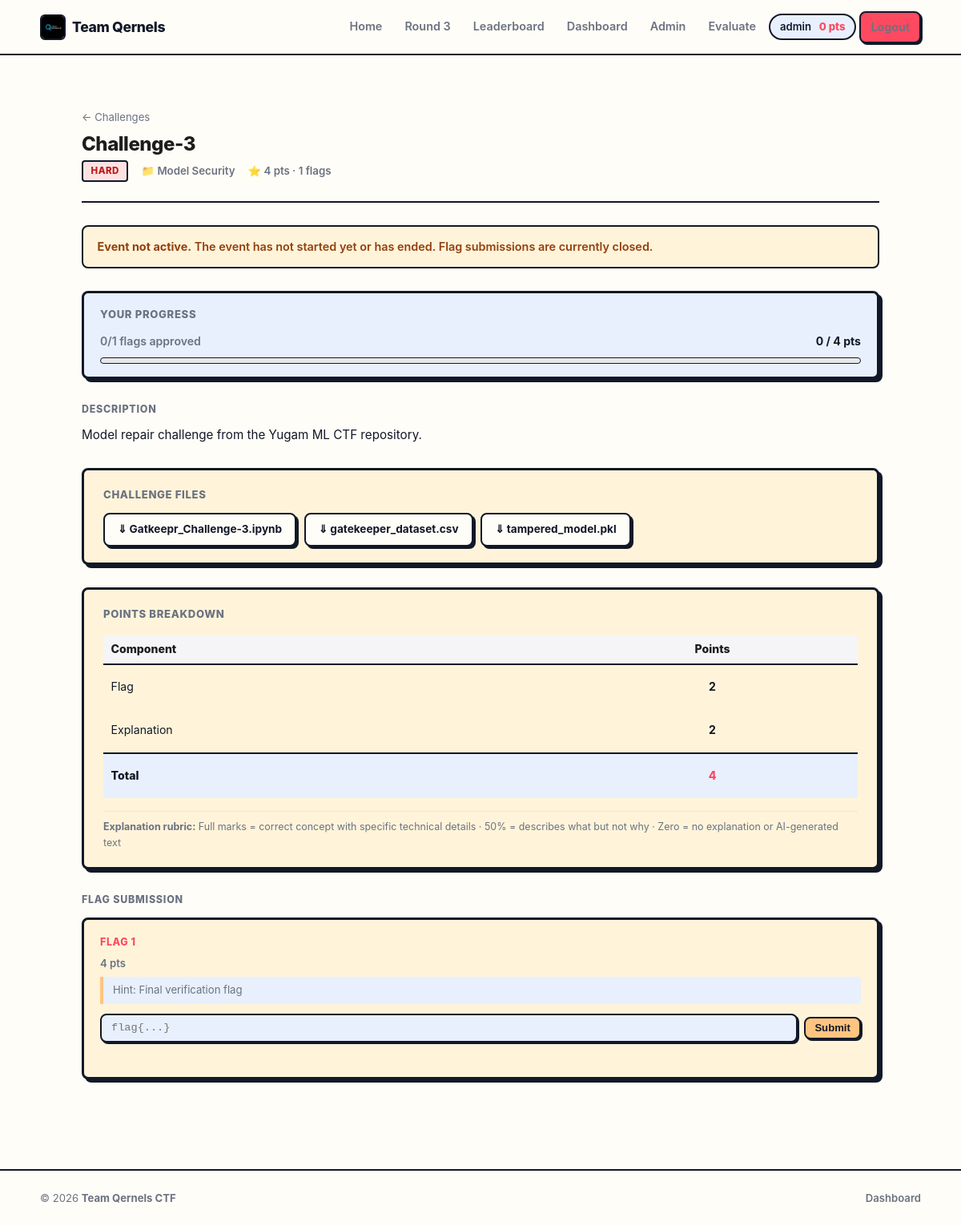
Screenshot of /challenges/3 (signed in) with the database file from the repository.
### models.py (models this page shows, shortened)
class User(Base):
    __tablename__ = "users"
    id = Column(Integer, primary_key=True)
    username = Column(String(255), unique=True, nullable=False, index=True)
    email = Column(String(255), unique=True, nullable=False, index=True)
    password_hash = Column(String(255), nullable=False)
    created_at = Column(DateTime, default=datetime.utcnow)
    last_login = Column(DateTime)
    total_points = Column(Integer, default=0)
    is_admin = Column(Boolean, default=False)
    is_evaluator = Column(Boolean, default=False)
    is_approved = Column(Boolean, default=False)
    is_leaderboard_public = Column(Boolean, default=False)
    event_active = Column(Boolean, default=False)
    assigned_evaluator_id = Column(Integer, ForeignKey("users.id"), nullable=True)
    assigned_evaluator_rel = relationship(
        "User",
        foreign_keys=[assigned_evaluator_id],
        remote_side="User.id",
        backref="assigned_participants",
    )
    is_authenticated = True
    submissions = relationship(
        "Submission", backref="user", lazy=True,
        cascade="all, delete-orphan", foreign_keys="Submission.user_id",
    )
    scores = relationship(
        "Score", foreign_keys="Score.user_id", backref="user",
        lazy=True, cascade="all, delete-orphan",
    )
    approved_scores = relationship(
        "Score", foreign_keys="Score.approved_by",
        backref="approved_by_user", lazy=True,
    )

class Challenge(Base):
    __tablename__ = "challenges"
    id = Column(Integer, primary_key=True)
    title = Column(String(255), nullable=False)
    description = Column(Text, nullable=False)
    category = Column(String(100))
    difficulty = Column(String(50))
    total_points = Column(Integer, default=100)
    source_file_path = Column(String(255))
    order_position = Column(Integer, default=0)
    is_revealed = Column(Boolean, default=False)
    created_at = Column(DateTime, default=datetime.utcnow)
    flags = relationship("Flag", backref="challenge", lazy=True, cascade="all, delete-orphan")
    submissions = relationship("Submission", backref="challenge", lazy=True, cascade="all, delete-orphan")
    scores = relationship("Score", backref="challenge", lazy=True, cascade="all, delete-orphan")

class Flag(Base):
    __tablename__ = "flags"
    id = Column(Integer, primary_key=True)
    challenge_id = Column(Integer, ForeignKey("challenges.id"), nullable=False)
    flag_content = Column(String(255), nullable=False)
    flag_order = Column(Integer)
    points_value = Column(Integer, default=25)
    description = Column(Text)
    created_at = Column(DateTime, default=datetime.utcnow)
    submissions = relationship("Submission", backref="flag", lazy=True)

### routes/challenges.py (the view)
@router.get("/challenges/{challenge_id}", name="challenges.view_challenge")
@router.get("/challenge/{challenge_id}", name="challenges.view_challenge_alt")
def view_challenge(request: Request, challenge_id: int):
    db = request.state.db
    user = request.state.user
    ch = db.query(Challenge).get(challenge_id)
    if not ch:
        return RedirectResponse(url="/challenges", status_code=303)
    if not ch.is_revealed and not _is_staff(request):
        return RedirectResponse(url="/challenges", status_code=303)
    progress = {}
    user_flags = {}  # flag_id -> flag_value for this user
    if user.is_authenticated:
        progress = ch.get_user_progress(db, user.id)
        ufs = db.query(UserFlag).filter_by(user_id=user.id, challenge_id=ch.id).all()
        user_flags = {uf.flag_id: uf.flag_value for uf in ufs}
    resources = get_resources_by_order().get(ch.order_position, [])
    return render("challenge.html", request, challenge=ch, progress=progress, resources=resources, event_active=_get_event_active(db), user_flags=user_flags)

### templates/challenge.html (shortened to what this page needs)
{% extends "base.html" %}
{% block content %}
<div class="ch-header">
    <div class="ch-header-left">
        <div style="margin-bottom:0.5rem;">
            <a href="{{ url_for('challenges.list_challenges') }}" style="color:var(--text-muted); font-size:0.82rem; text-decoration:none;">&larr; Challenges</a>
        </div>
        <h1>{{ challenge.title }}</h1>
        <div class="ch-header-meta">
            <span class="badge badge-{{ challenge.difficulty.lower() }}">{{ challenge.difficulty }}</span>
            <span>&#128193; {{ challenge.category }}</span>
            <span>&#11088; {{ challenge.total_points }} pts &middot; {{ challenge.flags|length }} flags</span>
        </div>
    </div>
</div>
{% if not event_active %}
<div class="alert alert-warning" style="margin-bottom:1.75rem;">
    <strong>Event not active.</strong> The event has not started yet or has ended. Flag submissions are currently closed.
</div>
{% endif %}
{% if current_user.is_authenticated %}
<div class="progress-section">
    <div class="progress-section-inner">
    <h3>Your Progress</h3>
    <div class="progress-row">
        <span>{{ progress.completed_flags }}/{{ progress.total_flags }} flags approved
        </span>
        <strong>{{ progress.points_earned }} / {{ progress.total_possible }} pts</strong>
    </div>
    {% set pct = (progress.completed_flags / progress.total_flags * 100)|int if progress.total_flags > 0 else 0 %}
    <div class="progress-bar-bg">
    </div>
    </div>
</div>
{% else %}
<div class="alert alert-info" style="margin-bottom:1.75rem;">
    <strong>Tip:</strong> <a href="{{ url_for('auth.login') }}" style="color:var(--blue); font-weight:700;">Log in</a> to submit flags and earn points.
</div>
{% endif %}
<div class="desc-section">
    <div class="section-label">Description</div>
    <p class="desc-text">{{ challenge.description }}</p>
</div>
{% if resources %}
{% if current_user.is_authenticated and current_user.is_approved %}
<div class="download-section">
    <div class="download-section-inner">
        <h3>Challenge Files</h3>
        <div class="download-links">
            {% for resource in resources %}
            <a href="{{ url_for('api.download_challenge_resource', challenge_id=challenge.id, filename=resource.local_name) }}" class="download-btn">
                &#8659; {{ resource.display_name }}
            </a>
            {% endfor %}
        </div>
    </div>
</div>
{% elif current_user.is_authenticated and not current_user.is_approved %}
<div class="alert alert-warning" style="margin-bottom:1.75rem;">
    <strong>Downloads locked:</strong> Your account is pending admin approval. Files will be available once approved.
</div>
{% else %}
<div class="alert alert-info" style="margin-bottom:1.75rem;">
    <strong>Downloads locked:</strong> <a href="{{ url_for('auth.login') }}" style="color:var(--blue); font-weight:700;">Log in</a> to access challenge files.
</div>
{% endif %}
{% endif %}
<div class="download-section" style="margin-bottom:1.75rem;">
    <div class="download-section-inner">
        <h3>Points Breakdown</h3>
        <table style="width:100%; border-collapse:collapse; font-size:0.88rem;">
            <thead>
                <tr style="border-bottom:2px solid var(--border-dark);">
                    <th style="text-align:left; padding:0.4rem 0.6rem; font-weight:800;">Component</th>
                    <th style="text-align:center; padding:0.4rem 0.6rem; font-weight:800;">Points</th>
                </tr>
            </thead>
            <tbody>
                {% if challenge.id == 1 %}
                <tr><td style="padding:0.4rem 0.6rem;">Flag</td><td style="text-align:center; font-weight:700;">1</td></tr>
                <tr><td style="padding:0.4rem 0.6rem;">Explanation</td><td style="text-align:center; font-weight:700;">1</td></tr>
                <tr style="border-top:2px solid var(--border-dark); background:var(--bg-input);"><td style="padding:0.4rem 0.6rem; font-weight:800;">Total</td><td style="text-align:center; font-weight:800; color:var(--red);">2</td></tr>
                {% elif challenge.id == 3 %}
                <tr><td style="padding:0.4rem 0.6rem;">Flag</td><td style="text-align:center; font-weight:700;">2</td></tr>
                <tr><td style="padding:0.4rem 0.6rem;">Explanation</td><td style="text-align:center; font-weight:700;">2</td></tr>
                <tr style="border-top:2px solid var(--border-dark); background:var(--bg-input);"><td style="padding:0.4rem 0.6rem; font-weight:800;">Total</td><td style="text-align:center; font-weight:800; color:var(--red);">4</td></tr>
                {% endif %}
            </tbody>
        </table>
        <p style="margin-top:0.75rem; font-size:0.78rem; color:var(--text-muted); border-top:1px solid #e5e7eb; padding-top:0.6rem;">
            <strong>Explanation rubric:</strong> Full marks = correct concept with specific technical details &middot; 50% = describes what but not why &middot; Zero = no explanation or AI-generated text
        </p>
    </div>
</div>
<div class="section-label">Flag Submission</div>
<div class="flags-grid">
    {% for flag in challenge.flags %}
    <div class="flag-card">
        <div class="flag-card-inner">
        <div class="flag-card-title">Flag {{ flag.flag_order }}</div>
        <div class="flag-card-pts">{{ flag.points_value }} pts</div>
        {% if flag.description %}
        <div class="flag-hint">Hint: {{ flag.description }}</div>
        {% endif %}
        {% if current_user.is_authenticated %}
        {% set my_flag = user_flags.get(flag.id) %}
        <div class="flag-input-row">
            <input type="text"
                   placeholder="flag{...}"
                   data-flag-id="{{ flag.flag_order }}"
                   data-challenge-id="{{ challenge.id }}">
            <button class="btn btn-primary btn-sm flag-submit-btn"
                    data-flag-id="{{ flag.flag_order }}"
                    data-challenge-id="{{ challenge.id }}">Submit</button>
        </div>
        <div id="status-{{ flag.flag_order }}" class="flag-status"></div>
        {% else %}
        <p style="font-size:0.83rem; color:var(--text-muted);"><a href="{{ url_for('auth.login') }}">Login</a> to submit</p>
        {% endif %}
        </div>
    </div>
    {% endfor %}
</div>
{% endblock %}

### templates/base.html (shortened to what this page needs)
<!DOCTYPE html>
<html lang="en">
<head>
    <link rel="stylesheet" href="{{ url_for('static', filename='styles.css') }}">
</head>
<body>
    <header>
        <nav>
            <a href="{{ url_for('index') }}" class="logo">
                <img src="{{ url_for('static', filename='team_qernels_logo.jpeg') }}" alt="Team Qernels">
                <span>Team Qernels</span>
            </a>
            <ul class="nav-links">
                <li><a href="{{ url_for('index') }}">Home</a></li>
                {% if current_user.is_authenticated %}
                    {% if current_user.is_admin or (site_config and site_config.active_round == 3) %}
                    <li><a href="{{ url_for('challenges.list_challenges') }}">Round 3</a></li>
                    <li><a href="{{ url_for('challenges.leaderboard') }}">Leaderboard</a></li>
                    {% endif %}
                    <li><a href="{{ url_for('challenges.dashboard') }}">Dashboard</a></li>
                    {% if current_user.is_admin %}
                        <li><a href="{{ url_for('admin.dashboard') }}">Admin</a></li>
                    {% endif %}
                    {% if current_user.is_evaluator or current_user.is_admin %}
                        <li><a href="{{ url_for('evaluator.dashboard') }}">Evaluate</a></li>
                    {% endif %}
                    <li>
                        <span class="nav-user-chip">
                            {{ current_user.username }}&nbsp;<span class="nav-pts">{{ current_user.total_points }} pts</span>
                        </span>
                    </li>
                    <li><a href="{{ url_for('auth.logout') }}" class="btn btn-danger btn-sm">Logout</a></li>
                {% else %}
                    <li><a href="{{ url_for('auth.login') }}">Login</a></li>
                    <li><a href="{{ url_for('auth.register') }}" class="nav-pill btn">Register</a></li>
                {% endif %}
            </ul>
        </nav>
    </header>
    <div class="container">
        <div class="content">
            {% block content %}{% endblock %}
        </div>
    </div>
    <footer>
        <div class="footer-inner">
            <span>&copy; 2026 <strong>Team Qernels CTF</strong></span>
            <div class="footer-links">
                {% if current_user.is_authenticated %}
                <a href="{{ url_for('challenges.dashboard') }}">Dashboard</a>
                {% endif %}
            </div>
        </div>
    </footer>
</body>
</html>

### static/styles.css (style rules this page uses)
* { margin: 0; padding: 0; box-sizing: border-box; }
:root { --primary: #0071e3; --text-dark: #1d1d1d; --text-secondary: #424245; --text-light: #86868b; --border: #e5e5e7; --bg-light: #f5f5f7; --bg-white: #ffffff; --success: #34c759; --danger: #ff3b30; --warning: #ff9500; }
body { font-family: -apple-system, BlinkMacSystemFont, 'Segoe UI', 'Helvetica Neue', sans-serif; background: var(--bg-white); color: var(--text-dark); line-height: 1.6; font-size: 16px; }
h1 { font-size: 3rem; font-weight: 700; letter-spacing: -0.02em; line-height: 1.1; color: var(--text-dark); }
h3 { font-size: 1.5rem; font-weight: 600; color: var(--text-dark); }
p { color: var(--text-secondary); font-size: 1.1rem; line-height: 1.6; }
a { color: var(--primary); text-decoration: none; transition: color 0.2s ease; }
header { background: var(--bg-white); border-bottom: 1px solid var(--border); padding: 0.75rem 2rem; position: sticky; top: 0; z-index: 1000; backdrop-filter: blur(20px); -webkit-backdrop-filter: blur(20px); background-color: rgba(255, 255, 255, 0.8); }
nav { max-width: 1200px; margin: 0 auto; display: flex; justify-content: space-between; align-items: center; height: 48px; }
.logo { display: flex; align-items: center; gap: 0.5rem; font-size: 1rem; font-weight: 600; color: var(--text-dark); text-decoration: none; }
.nav-links { display: flex; list-style: none; gap: 2rem; align-items: center; }
.nav-links a { color: var(--text-secondary); text-decoration: none; font-weight: 500; font-size: 0.95rem; transition: color 0.2s; }
.container { max-width: 1200px; margin: 0 auto; padding: 4rem 2rem; }
.content { padding: 2rem 0; }
.btn { display: inline-block; padding: 0.75rem 2rem; border-radius: 0.5rem; font-weight: 500; text-decoration: none; cursor: pointer; transition: all 0.2s ease; border: none; font-size: 1rem; }
.btn-primary { background: var(--primary); color: white; padding: 1rem 2rem; font-size: 1.05rem; }
.btn-danger { background: var(--danger); color: white; }
footer { background: var(--bg-light); border-top: 1px solid var(--border); padding: 2rem; margin-top: 4rem; color: var(--text-light); font-size: 0.85rem; text-align: center; }
.container { max-width: 1200px; margin: 2rem auto; padding: 0 1rem; }
.content { background: var(--white); border-radius: 8px; padding: 2rem; border: 1px solid var(--border-light); }
.btn { display: inline-block; padding: 0.75rem 1.5rem; border-radius: 6px; text-decoration: none; cursor: pointer; border: none; font-weight: 500; transition: all 0.3s ease; font-size: 0.95rem; text-align: center; }
.btn-primary { background: var(--primary); color: var(--white); }
.btn-danger { background: var(--danger); color: var(--white); }
table { width: 100%; border-collapse: collapse; margin: 1rem 0; }
th { background: var(--bg-light); padding: 1rem; text-align: left; font-weight: 600; color: var(--text-dark); border-bottom: 2px solid var(--border-light); }
td { padding: 1rem; border-bottom: 1px solid var(--border-light); }
.alert { padding: 1rem; margin-bottom: 1rem; border-radius: 6px; border-left: 4px solid; }
footer { background: var(--text-dark); color: var(--white); padding: 2rem; text-align: center; margin-top: 4rem; border-top: 1px solid var(--border-light); }

### rows the page displays
User: username "admin", total_points "0", is_approved True (drawn)
Challenge: title "Challenge-3", difficulty "HARD", category "Model Security", total_points "4", description "Model repair challenge from the Yugam ML CTF repository."
Flag: flag_order "1", points_value "4", description "Final verification flag"

### other values shown
{{ challenge.flags|length }} "1"
{{ progress.completed_flags }} "0"
{{ progress.total_flags }} "1"
{{ progress.points_earned }} "0"
{{ progress.total_possible }} "4"
{{ resource.display_name }} "Gatkeepr_Challenge-3.ipynb" "gatekeeper_dataset.csv" "tampered_model.pkl"
